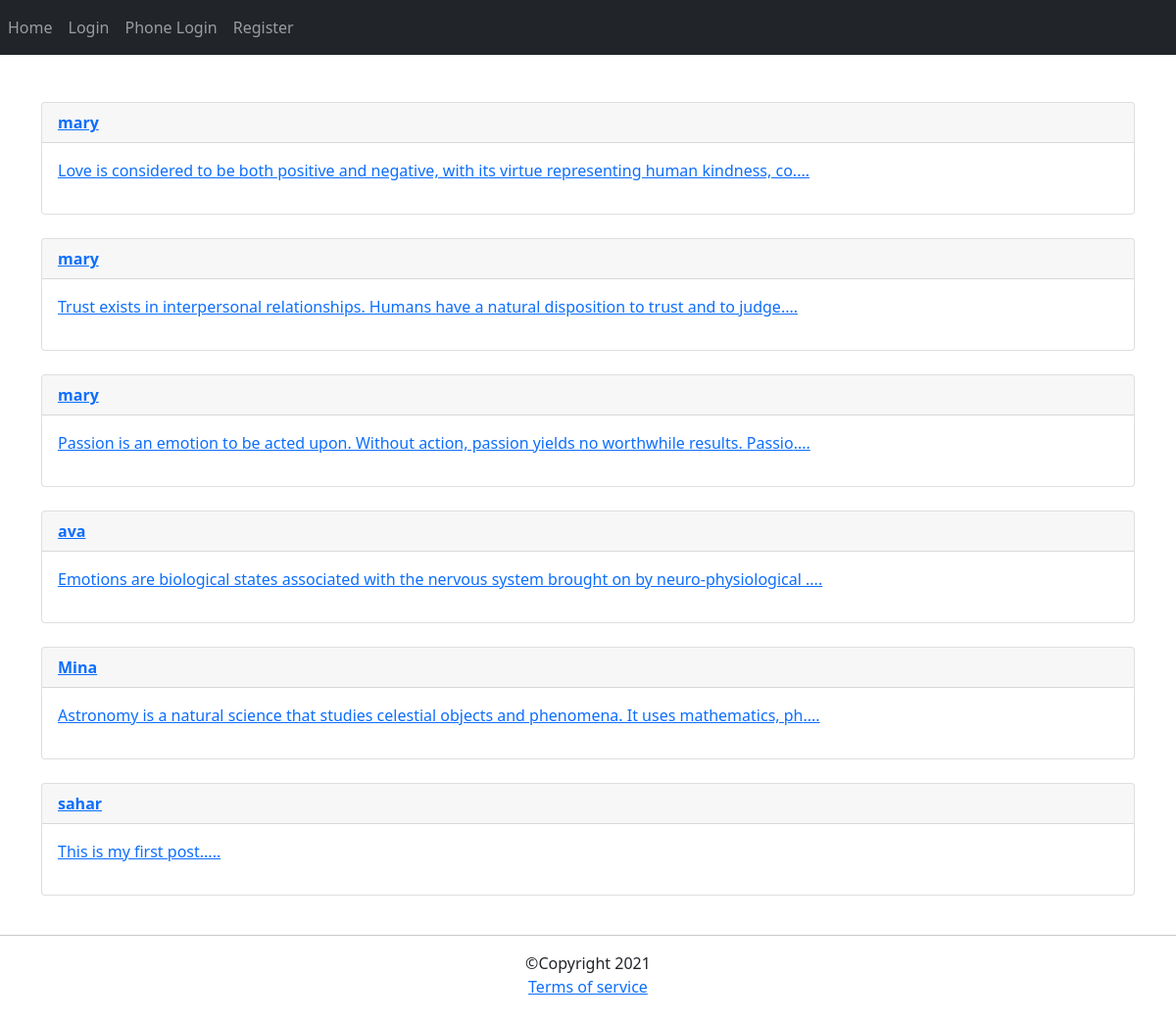
The page / on the database its author committed.
### posts/models.py (models this page shows, shortened)
class Post(models.Model):
    user = models.ForeignKey(User, on_delete=models.CASCADE)
    body = models.TextField(max_length=500)
    slug = models.SlugField(max_length=200)
    created = models.DateTimeField(auto_now_add=True)
    def get_absolute_url(self):
        return reverse('posts:post_detail', args=[self.created.year, self.created.month, self.created.day, self.slug])

### posts/views.py (the view)
# urls.py: path('', views.all_posts, name='all_posts'),
def all_posts(request):
    posts = Post.objects.all()
    return render(request, 'posts/all_posts.html', {'posts': posts})

### posts/templates/posts/all_posts.html (shortened to what this page needs)
{% extends 'base.html' %}
{% block content %}
{% for post in posts %}
<div class="card">
    <p class="card-header"><b><a href="{% url 'account:dashboard' post.user.id %}"> {{ post.user }}</a></b> </p>
    <p class="card-body"><a href="{{ post.get_absolute_url }}">{{ post.body|slice:":100" }}....</a> </p>
</div>
    <br/>
{% endfor %}
{% endblock %}

### rows shown on the page
Post: user "mary", body "Love is considered to be both positive and negative, with its virtue representing human kindness, co"
Post: user "mary", body "Trust exists in interpersonal relationships. Humans have a natural disposition to trust and to judge"
Post: user "mary", body "Passion is an emotion to be acted upon. Without action, passion yields no worthwhile results. Passio"
Post: user "ava", body "Emotions are biological states associated with the nervous system brought on by neuro-physiological"
Post: user "Mina", body "Astronomy is a natural science that studies celestial objects and phenomena. It uses mathematics, ph"
Post: user "sahar", body "This is my first post."
